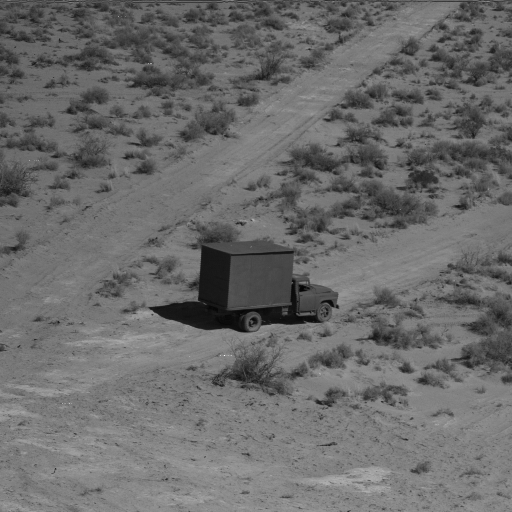
#> input picture Python/7.1.01.tiff, 512 x 512 px
$ jupyter execute --allow-errors verifica17-11-25.ipynb
#> lines starting #> are read from the running program, lines starting #| are printed output that depends on the picture; after the words box and inside, x2 and y2 are one past the last pixel; in counts of white or black regions, pixels touching at a corner belong together
Esercizio 1

Il web è pieno di informazioni, ma raramente sono in un formato "pulito". Spesso, i dati sono incorporati nel codice sorgente delle pagine (dati non strutturati). La tua missione è costruire uno script che visiti un sito web di citazioni, estragga le informazioni in modo pulito e le organizzi in una tabella.

Infine, utilizzerai questa tabella per rispondere a una semplice domanda: Qual è l'autore più citato sulla pagina?

Sito Target: http://quotes.toscrape.com/
Istruzioni Operative

L'intero esercizio deve essere svolto all'interno di un Jupyter Notebook (.ipynb).

Il tuo notebook deve essere chiaramente suddiviso nelle tre fasi seguenti, utilizzando celle Markdown per i titoli di sezione:

    Fase 1: Raccolta e Parsing dei Dati

    Fase 2: Organizzazione in un DataFrame

    Fase 3: Analisi di Base

Segui le istruzioni per ogni fase, scrivendo il codice Python nelle celle di codice corrispondenti.
Fase 1: Raccolta e Parsing dei Dati

    Recupera l'HTML: Scrivi il codice per scaricare l'intero contenuto HTML della pagina web all'indirizzo del "Sito Target".

    Analizza la Pagina: Studia la struttura della pagina per identificare come sono organizzate le informazioni che ti servono (la singola citazione e il suo autore).

    Estrai e Archivia:

    Prepara una struttura per contenere i tuoi risultati.

    Scrivi un ciclo che trovi tutti gli elementi contenitori delle citazioni sulla pagina.

    Per ogni elemento trovato, estrai il testo della citazione e il nome dell'autore e salvali nella tua struttura dati.

Al termine della Fase 1, dovresti avere una collezione di dati (citazioni e autori) pronta per essere organizzata.
Fase 2: Organizzazione in un DataFrame

Ora che hai i dati grezzi, devi organizzarli in una tabella pulita per l'analisi.

    Crea la Tabella: Converti la tua collezione di dati grezzi in una struttura dati tabellare (un DataFrame).

    Definisci le Colonne: Assicurati che la tabella abbia intestazioni di colonna chiare, ad esempio Autore e Citazione.

    Verifica: Stampa a schermo le prime 5 righe della tua tabella per confermare che i dati siano stati caricati correttamente.

Al termine della Fase 2, dovresti avere i tuoi dati organizzati in una tabella pulita e pronta per l'analisi.
Fase 3: Analisi di Base

Con i dati finalmente strutturati, puoi iniziare a fare domande.

    Isola la Colonna: Concentrati sulla colonna della tabella che contiene i nomi degli autori.

    Conta le Frequenze: Il tuo obiettivo è scoprire quale autore compare più spesso. Utilizza le funzionalità di analisi a tua disposizione per contare quante volte compare ogni nome unico.

    Presenta i Risultati: Stampa a schermo i conteggi, assicurandoti che siano ordinati dal più frequente al meno frequente.

    Identifica il Top Autore: Assicurati che il tuo output mostri chiaramente chi è l'autore più citato e quante citazioni ha sulla pagina.

Esercizio 2
1)dato l'array :
[50, 75, 100, 125,150, 175, 200, 225,50, 75, 100, 125,150, 175, 200, 225]

trasformarlo in una matrice 4x4 e visualizzare l'immagine in scala di grigi corrispondente:

inserire un opportuno valore di soglia per trasformare l'immagine originale nella seguente immagine bianco e nero:

2)data l'immagine in scala di grigi:

salvare una nuova immagine("sveglia.tiff") in cui è presenta solo sveglia con lo sfondo grigio

3)costruire la seguente immagine bianco e nero 10X15

Salvare l'immagine plt.imsave("images2/imAi.tiff",mati,cmap ='gray')

4.  Modificare l'immagine trasformandola da bianco e nero a gradazione di grigi. Le lettere dovranno avere valori maggiori dello sfondo

5)Compositing di Immagini con NumPy e Matplotlib

Obiettivo:

Implementare uno script in Python per isolare un oggetto da un'immagine sorgente e inserirlo in un'immagine di destinazione, utilizzando tecniche di manipolazione di array vettorizzate.

File di input:

    Immagine Destinazione (A): 7.1.01.tiff'

    Immagine Sorgente (B): 7.1.10.tiff

Si richiede di scrivere uno script Python che esegua i seguenti passaggi:

    Caricamento: Caricare entrambe le immagini .

    Isolare il camion scuro presente nell'immagine B dallo sfondo chiaro del deserto.

    Per fare ciò, applicare una tecnica di Image Thresholding (soglia)

    Compositing Vettorizzato (Immagine A):

    Creare una copia dell'Immagine A su cui lavorare.

    Scegliere un punto (coordinate y, x) sull'Immagine A dove "incollare" il camion.

    Utilizzando la vettorizzazione di NumPy, applicare la maschera creata al punto 2 per combinare le due immagini.
    Questa operazione deve sostituire i pixel dell'Immagine A solo dove la maschera è attiva, inserendo i pixel corrispondenti del camion dall'Immagine B.

    Visualizzazione:

    Mostrare l'immagine finale composita (l'Immagine A con il camion dell'Immagine B aggiunto) usando matplotlib.pyplot.

    Impostare i parametri di visualizzazione corretti per la scala di grigi: plt.imshow(imgFinale, cmap="gray", vmin=0, vmax=255).

ESERCIZIO 1

[cell 1]
import requests
from bs4 import BeautifulSoup
import csv
import pandas as pd
from collections import Counter

base_url = 'http://quotes.toscrape.com'
all_quotes = []

#> (the rest of this cell did not finish here and is left out)

ESERCIZIO 2

5)

[cell 2]
import matplotlib.pyplot as plt
import numpy as np

[cell 3]
b = plt.imread("7.1.01.tiff")
#> b is the input picture: shape (512, 512); min 3, max 250, mean 107.1
a = plt.imread("7.1.10.tiff")
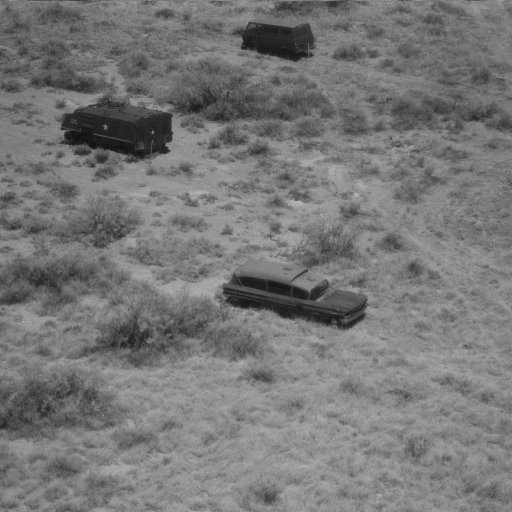
#> input picture Python/7.1.10.tiff, 512 x 512 px
#> a is the input picture: shape (512, 512); min 15, max 212, mean 119.3
mask = np.full((256, 256), False)

[cell 4]
mask = b <90
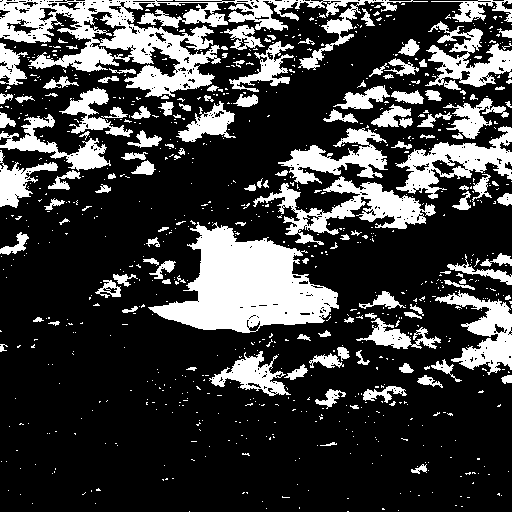
#> mask: shape (512, 512) bool; 24.4% white; 872 white regions (743 under 20 px), largest, box (x1, y1, x2, y2) and area: (0, 0, 428, 97) 12657, (148, 222, 339, 333) 11136, (253, 176, 436, 245) 3967

[cell 5]
fusion = a.copy()
fusion[mask] = b[mask]
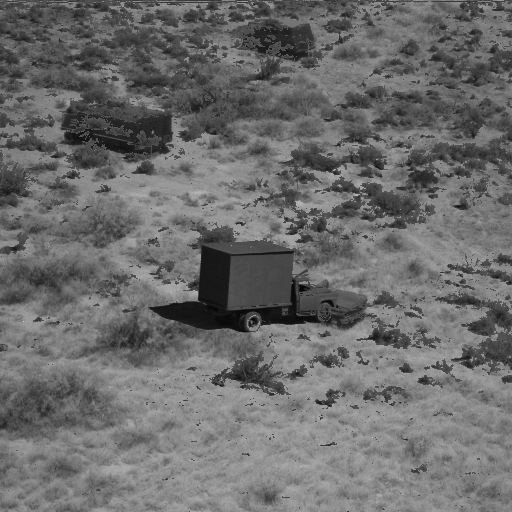
#> fusion: shape (512, 512); min 3, max 212, mean 108

[cell 6]
plt.imshow(fusion,cmap="gray", vmin=0, vmax=255)

1)

[cell 7]
import matplotlib.pyplot as plt
import numpy as np

[cell 8]
arr = np.array([50, 75, 100, 125,150, 175, 200, 225,50, 75, 100, 125,150, 175, 200, 225])
arr.shape = (4, 4)
plt.imshow(arr,cmap="gray", vmin=0, vmax=255)
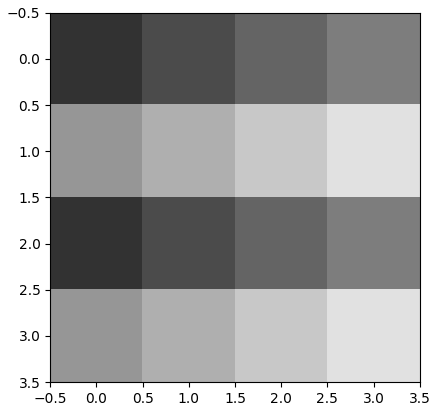
#> figure drawn by matplotlib, 1 panel

[cell 9]
arr2 = arr > 150
plt.imshow(arr2,cmap="gray")
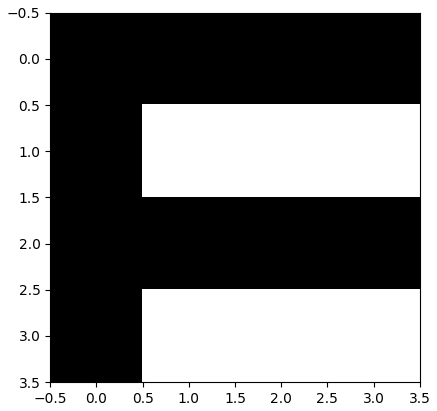
#> figure drawn by matplotlib, 1 panel

2)

[cell 10]
alarm = plt.imread("5.1.12.tiff")
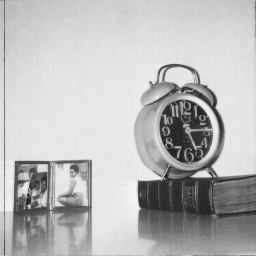
#> input picture Python/5.1.12.tiff, 256 x 256 px
#> alarm is the input picture: shape (256, 256); min 32, max 246, mean 186
alarm = alarm[65:180, 130:225]
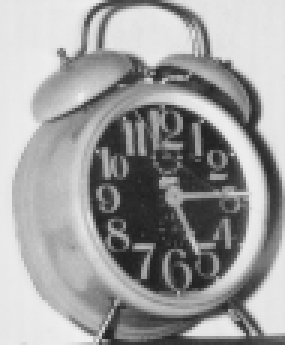
#> alarm: shape (115, 95) (shown 3 times larger); min 32, max 240, mean 157.1
plt.imshow(alarm,cmap="gray")

[cell 11]
plt.imsave("sveglia.tiff",alarm,cmap ='gray')

3)

[cell 12]
ai = np.array([0, 0, 0, 0, 0, 0, 0, 0, 0, 0, 0, 0, 0, 0, 0,
              0, 0, 0, 0, 0, 0, 0, 0, 0, 0, 0, 0, 0, 0, 0,
              0, 0, 0, 1, 1, 1, 1, 1, 0, 1, 0 ,0 ,0 ,0, 0,
              0, 0, 0, 1, 0, 0, 0, 1, 0, 1, 0, 0, 0, 0, 0,
              0, 0, 0, 1, 0, 0, 0, 1, 0, 1, 0, 0, 0, 0, 0,
              0, 0, 0, 1, 1, 1, 1, 1, 0, 1, 0 ,0 ,0 ,0, 0,
              0, 0, 0, 1, 0, 0, 0, 1, 0, 1, 0, 0, 0, 0, 0,
              0, 0, 0, 1, 0, 0, 0, 1, 0, 1, 0, 0, 0, 0, 0,
              0, 0, 0, 0, 0, 0, 0, 0, 0, 0, 0, 0, 0, 0, 0,
              0, 0, 0, 0, 0, 0, 0, 0, 0, 0, 0, 0, 0, 0, 0,])
ai.shape = (10, 15)
plt.imshow(ai,cmap="gray")
plt.imsave("imAi.tiff",ai,cmap ='gray')
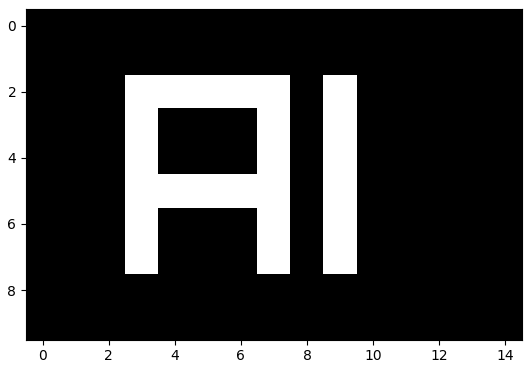
#> figure drawn by matplotlib, 1 panel

[cell 13]
import random
arr1 = np.random.randint(0, 150, (10, 15))
arr2 = np.random.randint(150, 255, (10, 15))
ai2 = np.where(ai > 0, arr2, arr1)
plt.imshow(ai2,cmap="gray")
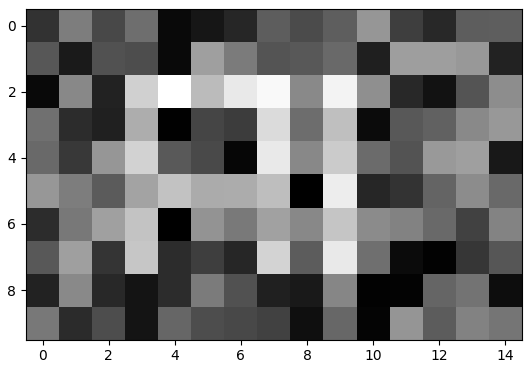
#> figure drawn by matplotlib, 1 panel
